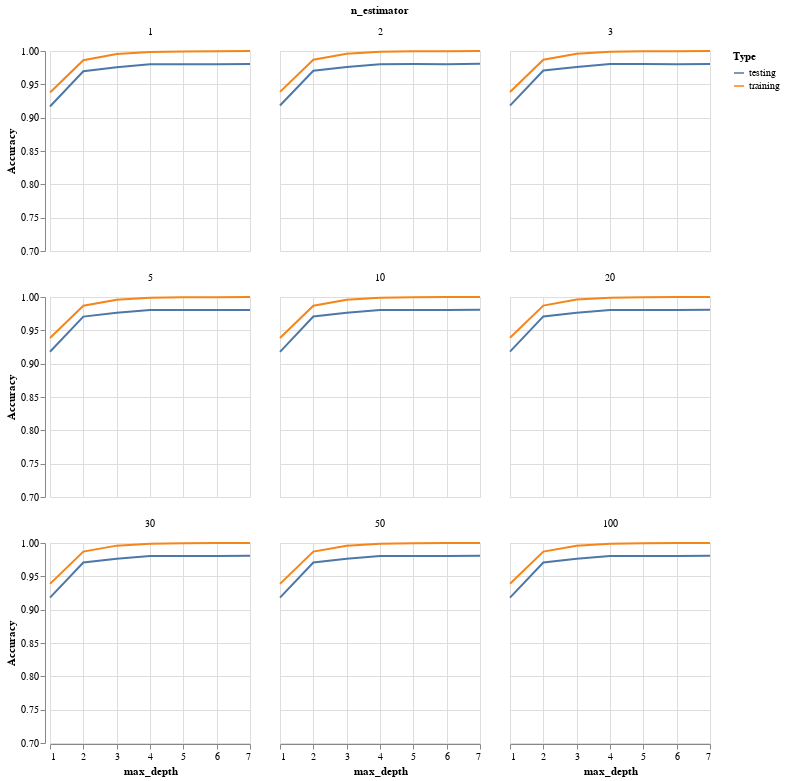

Notebook source saved alongside this figure:
### Code cell
n_est = [1,2,3,5,10,20,30,50,100]
max_depth = range(1,8)
X_train, X_test, y_train, y_test = test_train_compound(df, "I05")
trees = []
train_acc = []
test_acc = []
depth = []
for j in max_depth:
    for i in n_est:
        trees.append(i)
        depth.append(j)
        rf = RandomForestRegressor(n_estimators = i, max_depth = j, random_state=0).fit(X_train, y_train)
        train_acc.append(rf.score(X_train, y_train))
        test_acc.append(rf.score(X_test, y_test))
        #print(j,i)
df_rf = pd.DataFrame({'training' : train_acc,
                      'testing' : test_acc,
                      'n_estimator' : trees,
                      'max_depth' : depth})
df_rf = df_rf.melt(id_vars = ['n_estimator', 'max_depth'], var_name = 'Type', value_name = 'Accuracy')
df_rf
alt.Chart(df_rf).mark_line().encode(
    alt.X('max_depth'),
    alt.Y('Accuracy', scale=alt.Scale(domain=[0.7, 1])),
    alt.Color('Type'),
    alt.Facet('n_estimator')
    ).properties(width = 200, height = 200, columns = 3)

### Figure 1 — Vega-Lite specification as saved in the notebook (floating-point values rounded to 4 significant figures)
{"$schema": "https://vega.github.io/schema/vega-lite/v3.4.0.json", "columns": 3, "config": {"mark": {"tooltip": null}, "view": {"height": 300, "width": 400}}, "data": {"name": "data-24e9becb3e4800715dfd8e7794d7afbf"}, "datasets": {"data-24e9becb3e4800715dfd8e7794d7afbf": [{"Accuracy": 0.9377, "Type": "training", "max_depth": 1, "n_estimator": 1}, {"Accuracy": 0.9387, "Type": "training", "max_depth": 1, "n_estimator": 2}, {"Accuracy": 0.9386, "Type": "training", "max_depth": 1, "n_estimator": 3}, {"Accuracy": 0.9386, "Type": "training", "max_depth": 1, "n_estimator": 5}, {"Accuracy": 0.9385, "Type": "training", "max_depth": 1, "n_estimator": 10}, {"Accuracy": 0.9388, "Type": "training", "max_depth": 1, "n_estimator": 20}, {"Accuracy": 0.9387, "Type": "training", "max_depth": 1, "n_estimator": 30}, {"Accuracy": 0.9387, "Type": "training", "max_depth": 1, "n_estimator": 50}, {"Accuracy": 0.9388, "Type": "training", "max_depth": 1, "n_estimator": 100}, {"Accuracy": 0.9861, "Type": "training", "max_depth": 2, "n_estimator": 1}, {"Accuracy": 0.9868, "Type": "training", "max_depth": 2, "n_estimator": 2}, {"Accuracy": 0.9869, "Type": "training", "max_depth": 2, "n_estimator": 3}, {"Accuracy": 0.9869, "Type": "training", "max_depth": 2, "n_estimator": 5}, {"Accuracy": 0.9869, "Type": "training", "max_depth": 2, "n_estimator": 10}, {"Accuracy": 0.9871, "Type": "training", "max_depth": 2, "n_estimator": 20}, {"Accuracy": 0.9871, "Type": "training", "max_depth": 2, "n_estimator": 30}, {"Accuracy": 0.9871, "Type": "training", "max_depth": 2, "n_estimator": 50}, {"Accuracy": 0.9871, "Type": "training", "max_depth": 2, "n_estimator": 100}, {"Accuracy": 0.9955, "Type": "training", "max_depth": 3, "n_estimator": 1}, {"Accuracy": 0.9958, "Type": "training", "max_depth": 3, "n_estimator": 2}, {"Accuracy": 0.9959, "Type": "training", "max_depth": 3, "n_estimator": 3}, {"Accuracy": 0.9959, "Type": "training", "max_depth": 3, "n_estimator": 5}, {"Accuracy": 0.996, "Type": "training", "max_depth": 3, "n_estimator": 10}, {"Accuracy": 0.9961, "Type": "training", "max_depth": 3, "n_estimator": 20}, {"Accuracy": 0.996, "Type": "training", "max_depth": 3, "n_estimator": 30}, {"Accuracy": 0.996, "Type": "training", "max_depth": 3, "n_estimator": 50}, {"Accuracy": 0.996, "Type": "training", "max_depth": 3, "n_estimator": 100}, {"Accuracy": 0.9986, "Type": "training", "max_depth": 4, "n_estimator": 1}, {"Accuracy": 0.9987, "Type": "training", "max_depth": 4, "n_estimator": 2}, {"Accuracy": 0.9988, "Type": "training", "max_depth": 4, "n_estimator": 3}, {"Accuracy": 0.9988, "Type": "training", "max_depth": 4, "n_estimator": 5}, {"Accuracy": 0.9988, "Type": "training", "max_depth": 4, "n_estimator": 10}, {"Accuracy": 0.9989, "Type": "training", "max_depth": 4, "n_estimator": 20}, {"Accuracy": 0.9989, "Type": "training", "max_depth": 4, "n_estimator": 30}, {"Accuracy": 0.9989, "Type": "training", "max_depth": 4, "n_estimator": 50}, {"Accuracy": 0.9989, "Type": "training", "max_depth": 4, "n_estimator": 100}, {"Accuracy": 0.9994, "Type": "training", "max_depth": 5, "n_estimator": 1}, {"Accuracy": 0.9995, "Type": "training", "max_depth": 5, "n_estimator": 2}, {"Accuracy": 0.9995, "Type": "training", "max_depth": 5, "n_estimator": 3}, {"Accuracy": 0.9995, "Type": "training", "max_depth": 5, "n_estimator": 5}, {"Accuracy": 0.9995, "Type": "training", "max_depth": 5, "n_estimator": 10}, {"Accuracy": 0.9996, "Type": "training", "max_depth": 5, "n_estimator": 20}, {"Accuracy": 0.9996, "Type": "training", "max_depth": 5, "n_estimator": 30}, {"Accuracy": 0.9996, "Type": "training", "max_depth": 5, "n_estimator": 50}, {"Accuracy": 0.9996, "Type": "training", "max_depth": 5, "n_estimator": 100}, {"Accuracy": 0.9997, "Type": "training", "max_depth": 6, "n_estimator": 1}, {"Accuracy": 0.9998, "Type": "training", "max_depth": 6, "n_estimator": 2}, {"Accuracy": 0.9998, "Type": "training", "max_depth": 6, "n_estimator": 3}, {"Accuracy": 0.9998, "Type": "training", "max_depth": 6, "n_estimator": 5}, {"Accuracy": 0.9998, "Type": "training", "max_depth": 6, "n_estimator": 10}, {"Accuracy": 0.9998, "Type": "training", "max_depth": 6, "n_estimator": 20}, {"Accuracy": 0.9998, "Type": "training", "max_depth": 6, "n_estimator": 30}, {"Accuracy": 0.9998, "Type": "training", "max_depth": 6, "n_estimator": 50}, {"Accuracy": 0.9998, "Type": "training", "max_depth": 6, "n_estimator": 100}, {"Accuracy": 0.9999, "Type": "training", "max_depth": 7, "n_estimator": 1}, {"Accuracy": 0.9999, "Type": "training", "max_depth": 7, "n_estimator": 2}, {"Accuracy": 0.9999, "Type": "training", "max_depth": 7, "n_estimator": 3}, {"Accuracy": 0.9999, "Type": "training", "max_depth": 7, "n_estimator": 5}, {"Accuracy": 0.9999, "Type": "training", "max_depth": 7, "n_estimator": 10}, {"Accuracy": 0.9999, "Type": "training", "max_depth": 7, "n_estimator": 20}, {"Accuracy": 0.9999, "Type": "training", "max_depth": 7, "n_estimator": 30}, {"Accuracy": 0.9999, "Type": "training", "max_depth": 7, "n_estimator": 50}, {"Accuracy": 0.9999, "Type": "training", "max_depth": 7, "n_estimator": 100}, {"Accuracy": 0.9168, "Type": "testing", "max_depth": 1, "n_estimator": 1}, {"Accuracy": 0.9182, "Type": "testing", "max_depth": 1, "n_estimator": 2}, {"Accuracy": 0.9181, "Type": "testing", "max_depth": 1, "n_estimator": 3}, {"Accuracy": 0.918, "Type": "testing", "max_depth": 1, "n_estimator": 5}, {"Accuracy": 0.9178, "Type": "testing", "max_depth": 1, "n_estimator": 10}, {"Accuracy": 0.9181, "Type": "testing", "max_depth": 1, "n_estimator": 20}, {"Accuracy": 0.9181, "Type": "testing", "max_depth": 1, "n_estimator": 30}, {"Accuracy": 0.9181, "Type": "testing", "max_depth": 1, "n_estimator": 50}, {"Accuracy": 0.9181, "Type": "testing", "max_depth": 1, "n_estimator": 100}, {"Accuracy": 0.9696, "Type": "testing", "max_depth": 2, "n_estimator": 1}, {"Accuracy": 0.9705, "Type": "testing", "max_depth": 2, "n_estimator": 2}, {"Accuracy": 0.9707, "Type": "testing", "max_depth": 2, "n_estimator": 3}, {"Accuracy": 0.9706, "Type": "testing", "max_depth": 2, "n_estimator": 5}, {"Accuracy": 0.9706, "Type": "testing", "max_depth": 2, "n_estimator": 10}, {"Accuracy": 0.9709, "Type": "testing", "max_depth": 2, "n_estimator": 20}, {"Accuracy": 0.9708, "Type": "testing", "max_depth": 2, "n_estimator": 30}, {"Accuracy": 0.9708, "Type": "testing", "max_depth": 2, "n_estimator": 50}, {"Accuracy": 0.9707, "Type": "testing", "max_depth": 2, "n_estimator": 100}, {"Accuracy": 0.9756, "Type": "testing", "max_depth": 3, "n_estimator": 1}, {"Accuracy": 0.976, "Type": "testing", "max_depth": 3, "n_estimator": 2}, {"Accuracy": 0.9761, "Type": "testing", "max_depth": 3, "n_estimator": 3}, {"Accuracy": 0.9764, "Type": "testing", "max_depth": 3, "n_estimator": 5}, {"Accuracy": 0.9763, "Type": "testing", "max_depth": 3, "n_estimator": 10}, {"Accuracy": 0.9764, "Type": "testing", "max_depth": 3, "n_estimator": 20}, {"Accuracy": 0.9764, "Type": "testing", "max_depth": 3, "n_estimator": 30}, {"Accuracy": 0.9763, "Type": "testing", "max_depth": 3, "n_estimator": 50}, {"Accuracy": 0.9763, "Type": "testing", "max_depth": 3, "n_estimator": 100}, {"Accuracy": 0.9802, "Type": "testing", "max_depth": 4, "n_estimator": 1}, {"Accuracy": 0.9803, "Type": "testing", "max_depth": 4, "n_estimator": 2}, {"Accuracy": 0.9803, "Type": "testing", "max_depth": 4, "n_estimator": 3}, {"Accuracy": 0.9804, "Type": "testing", "max_depth": 4, "n_estimator": 5}, {"Accuracy": 0.9804, "Type": "testing", "max_depth": 4, "n_estimator": 10}, {"Accuracy": 0.9804, "Type": "testing", "max_depth": 4, "n_estimator": 20}, {"Accuracy": 0.9804, "Type": "testing", "max_depth": 4, "n_estimator": 30}, {"Accuracy": 0.9804, "Type": "testing", "max_depth": 4, "n_estimator": 50}, {"Accuracy": 0.9804, "Type": "testing", "max_depth": 4, "n_estimator": 100}, {"Accuracy": 0.9803, "Type": "testing", "max_depth": 5, "n_estimator": 1}, {"Accuracy": 0.9803, "Type": "testing", "max_depth": 5, "n_estimator": 2}, {"Accuracy": 0.9803, "Type": "testing", "max_depth": 5, "n_estimator": 3}, {"Accuracy": 0.9804, "Type": "testing", "max_depth": 5, "n_estimator": 5}, {"Accuracy": 0.9804, "Type": "testing", "max_depth": 5, "n_estimator": 10}, {"Accuracy": 0.9804, "Type": "testing", "max_depth": 5, "n_estimator": 20}, {"Accuracy": 0.9804, "Type": "testing", "max_depth": 5, "n_estimator": 30}, {"Accuracy": 0.9805, "Type": "testing", "max_depth": 5, "n_estimator": 50}, {"Accuracy": 0.9804, "Type": "testing", "max_depth": 5, "n_estimator": 100}, {"Accuracy": 0.9803, "Type": "testing", "max_depth": 6, "n_estimator": 1}, {"Accuracy": 0.9803, "Type": "testing", "max_depth": 6, "n_estimator": 2}, {"Accuracy": 0.9803, "Type": "testing", "max_depth": 6, "n_estimator": 3}, {"Accuracy": 0.9804, "Type": "testing", "max_depth": 6, "n_estimator": 5}, {"Accuracy": 0.9806, "Type": "testing", "max_depth": 6, "n_estimator": 10}, {"Accuracy": 0.9807, "Type": "testing", "max_depth": 6, "n_estimator": 20}, {"Accuracy": 0.9806, "Type": "testing", "max_depth": 6, "n_estimator": 30}, {"Accuracy": 0.9806, "Type": "testing", "max_depth": 6, "n_estimator": 50}, {"Accuracy": 0.9806, "Type": "testing", "max_depth": 6, "n_estimator": 100}, {"Accuracy": 0.9804, "Type": "testing", "max_depth": 7, "n_estimator": 1}, {"Accuracy": 0.9808, "Type": "testing", "max_depth": 7, "n_estimator": 2}, {"Accuracy": 0.9806, "Type": "testing", "max_depth": 7, "n_estimator": 3}, {"Accuracy": 0.9806, "Type": "testing", "max_depth": 7, "n_estimator": 5}, {"Accuracy": 0.9807, "Type": "testing", "max_depth": 7, "n_estimator": 10}, {"Accuracy": 0.9808, "Type": "testing", "max_depth": 7, "n_estimator": 20}, {"Accuracy": 0.9808, "Type": "testing", "max_depth": 7, "n_estimator": 30}, {"Accuracy": 0.9808, "Type": "testing", "max_depth": 7, "n_estimator": 50}, {"Accuracy": 0.9808, "Type": "testing", "max_depth": 7, "n_estimator": 100}]}, "encoding": {"color": {"field": "Type", "type": "nominal"}, "facet": {"field": "n_estimator", "type": "quantitative"}, "x": {"field": "max_depth", "type": "quantitative"}, "y": {"field": "Accuracy", "scale": {"domain": [0.7, 1]}, "type": "quantitative"}}, "height": 200, "mark": "line", "width": 200}
